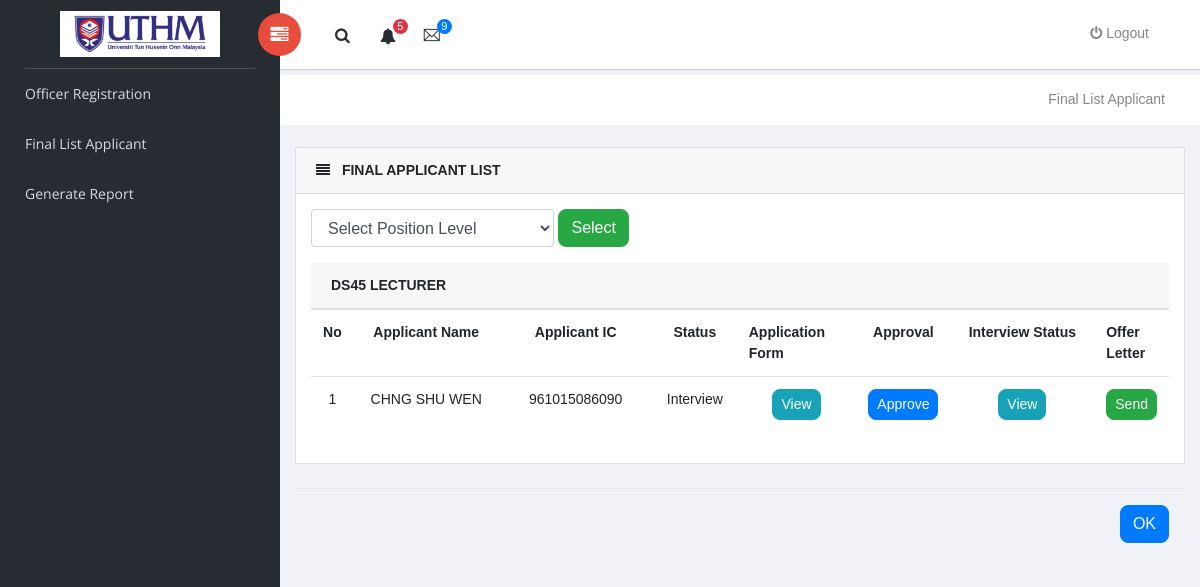
/finallist.php, run on an earlier commit of the app's database.
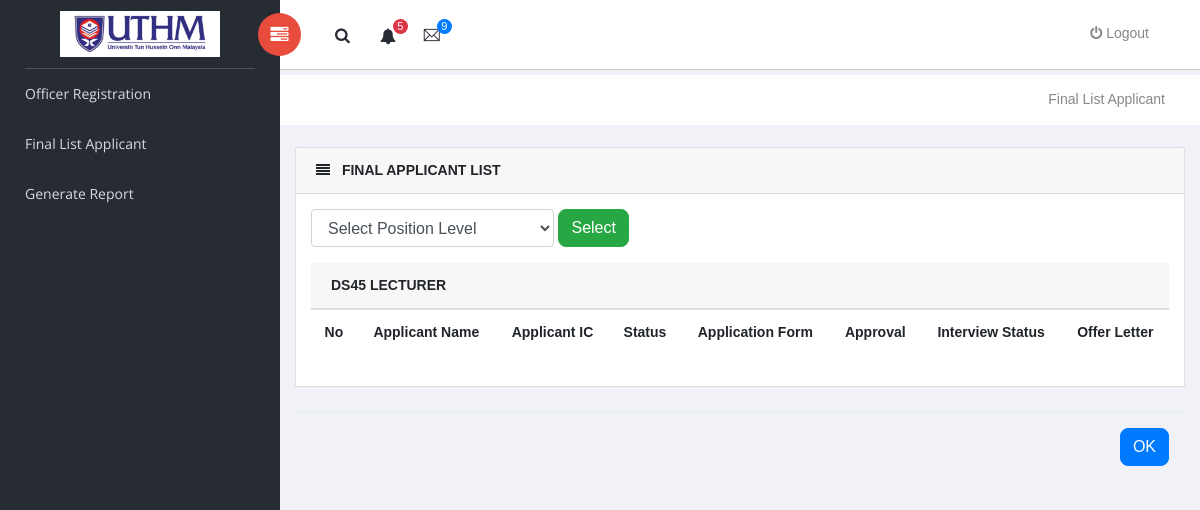
And on a later commit of the database.
### tables this page shows
CREATE TABLE `decision` (
  `Decision_Id` int(2) NOT NULL,
  `Applicant_Name` varchar(50) NOT NULL,
  `user_Ic` char(13) NOT NULL,
  `app_post1` varchar(50) NOT NULL,
  `Status_1` varchar(15) DEFAULT NULL,
  `Status_2` varchar(50) NOT NULL,
  `Is_active` varchar(12) NOT NULL,
  `Officer_Name` varchar(50) NOT NULL,
  `date_Officer` date NOT NULL,
  `Approval_status` varchar(10) NOT NULL DEFAULT 'In Process',
  `dateTime` timestamp NOT NULL DEFAULT CURRENT_TIMESTAMP ON UPDATE CURRENT_TIMESTAMP
);

### finallist.php (the view, shortened to what the changed rows need)
<?php
$db = db_connect();
?>
<!doctype html>
<html class="no-js" lang="en">
    <link rel="stylesheet" href="vendors/bootstrap/dist/css/bootstrap.min.css">
    <link rel="stylesheet" href="vendors/font-awesome/css/font-awesome.min.css">
    <link rel="stylesheet" href="vendors/themify-icons/css/themify-icons.css">
    <link rel="stylesheet" href="vendors/flag-icon-css/css/flag-icon.min.css">
    <link rel="stylesheet" href="vendors/selectFX/css/cs-skin-elastic.css">
    <link rel="stylesheet" href="assets/css/style.css">
</head>
   <div id="right-panel" class="right-panel">
    <form class="form-inline"  method="post" enctype="multipart/form-data" >
         <div class="content mt-3">
            <div class="animated">
                <div class="card">
                    <div class="card-body">
                                <table class="table">
                                    <tbody>
									<tr >
									  <th scope="col" ><label for="no">No</label></th>
									  <th scope="col" ><label for="Applicant_Name">Applicant Name</label></th>
									  <th scope="col" ><label for="user_Ic">Applicant IC</label></th>
									  <th scope="col" ><label for="status">Status</label></th>
									  <th scope="col" ><label for="AppForm">Application Form</label></th>
									  <th scope="col" ><label for="approve">Approval</label></th>
									  <th scope="col" ><label for="interviewStatus">Interview Status</label></th>
									  <th scope="col" ><label for="offerletter">Offer Letter</label></th>
									</tr>
									<?php
									$qlist = "SELECT * FROM decision";
									$reslist = $db->query($qlist);
									$count=0;
									 while($rowlist = $reslist->fetch_assoc()) {
										if ($rowlist['app_post1'] == 'DS45 LECTURER'){
											$count++;
											   echo "<tr>";
													echo"<td style='width:5%' align='center'>" .$count."</td>";
													echo"<td style='width:20%' align='center'>" .$rowlist['Applicant_Name']." </td>";
													echo"<td style='width:20%' align='center'>" .$rowlist['user_Ic']."</td>";
													if ($rowlist['Status_1'] == 'Interview') {
													  echo"<td style='width:10%' align='center'>" .$rowlist['Status_1']."</td>";
													} else {
													  echo"<td style='width:10%' align='center'>" .$rowlist['Status_1']."<br/>".$rowlist['Status_2']."</td>";
											}
											echo"<td style='width:15%' align='center'><a style='border-radius: 8px;' class='btn btn-info btn-sm' href ='viewlistM.php?user_Ic=$rowlist[user_Ic]'>View</a></td>";
													echo"<td style='width:10%' align='center'><a style='border-radius: 8px;' class='btn btn-primary btn-sm' href ='approve.php?Decision_Id=$rowlist[Decision_Id]'>Approve</a></td>";
													if ($rowlist['Status_1'] == 'Interview') {
													echo"<td style='width:20%' align='center'><a style='border-radius: 8px;' class='btn btn-info btn-sm' href ='DecisionIvM.php?Applicant_Name=$rowlist[Applicant_Name] & user_Ic=$rowlist[user_Ic] '>View</a></td>";
													echo"<td style='width:15%' align='center'><a style='border-radius: 8px;' class='btn btn-success btn-sm' href ='offerletter.php?Applicant_Name=$rowlist[Applicant_Name] & user_Ic=$rowlist[user_Ic] '>Send</a></td>";
													}
													echo "</tr>";
										}
									 }
									?>
                                    </tbody>
                                </table>
								</div>
				</div>
							</div>
				</div>
			</div>
	   <br>
	</body>
	</html>

What changed in the data, as far as the page shows it:
no longer on this page (row edited): decision: Applicant_Name "CHNG SHU WEN", user_Ic "961015086090", Status_1 "Interview"
